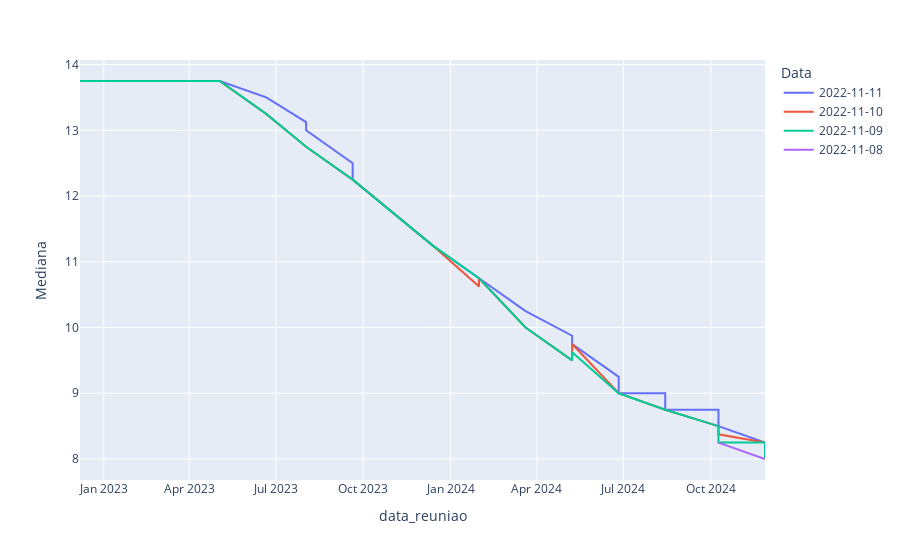

Notebook source saved alongside this figure:
### Code cell
# Gráfico iterativo utilizando o plotly
fig=px.line(df_selic,x='data_reuniao',y='Mediana', color='Data')
# Gerando arquivo com o resultado
# plotly.offline.plot(fig, show_link = True,filename=f'./output/IPCA_forcast.html')
fig.show()

### Figure 1 — Plotly figure (JSON) as saved in the notebook; plotly's stock layout.template omitted (floating-point values rounded to 4 significant figures)
{"data": [{"hovertemplate": "Data=2022-11-11<br>data_reuniao=%{x}<br>Mediana=%{y}<extra></extra>", "legendgroup": "2022-11-11", "line": {"color": "#636efa", "dash": "solid"}, "marker": {"symbol": "circle"}, "mode": "lines", "name": "2022-11-11", "orientation": "v", "showlegend": true, "type": "scatter", "x": ["2022-12-07", "2022-12-07", "2023-02-01", "2023-02-01", "2023-03-22", "2023-03-22", "2023-05-03", "2023-05-03", "2023-06-21", "2023-06-21", "2023-08-02", "2023-08-02", "2023-09-20", "2023-09-20", "2023-11-01", "2023-11-01", "2023-12-13", "2023-12-13", "2024-01-31", "2024-01-31", "2024-03-20", "2024-03-20", "2024-05-08", "2024-05-08", "2024-06-26", "2024-06-26", "2024-08-14", "2024-08-14", "2024-10-09", "2024-10-09", "2024-11-27", "2024-11-27"], "xaxis": "x", "y": [13.75, 13.75, 13.75, 13.75, 13.75, 13.75, 13.75, 13.75, 13.5, 13.5, 13.12, 13, 12.5, 12.25, 11.75, 11.75, 11.25, 11.25, 10.75, 10.75, 10.25, 10.25, 9.875, 9.75, 9.25, 9, 9, 8.75, 8.75, 8.5, 8.25, 8.125], "yaxis": "y"}, {"hovertemplate": "Data=2022-11-10<br>data_reuniao=%{x}<br>Mediana=%{y}<extra></extra>", "legendgroup": "2022-11-10", "line": {"color": "#EF553B", "dash": "solid"}, "marker": {"symbol": "circle"}, "mode": "lines", "name": "2022-11-10", "orientation": "v", "showlegend": true, "type": "scatter", "x": ["2022-12-07", "2022-12-07", "2023-02-01", "2023-02-01", "2023-03-22", "2023-03-22", "2023-05-03", "2023-05-03", "2023-06-21", "2023-06-21", "2023-08-02", "2023-08-02", "2023-09-20", "2023-09-20", "2023-11-01", "2023-11-01", "2023-12-13", "2023-12-13", "2024-01-31", "2024-01-31", "2024-03-20", "2024-03-20", "2024-05-08", "2024-05-08", "2024-06-26", "2024-06-26", "2024-08-14", "2024-08-14", "2024-10-09", "2024-10-09", "2024-11-27", "2024-11-27"], "xaxis": "x", "y": [13.75, 13.75, 13.75, 13.75, 13.75, 13.75, 13.75, 13.75, 13.25, 13.25, 12.75, 12.75, 12.25, 12.25, 11.75, 11.75, 11.25, 11.25, 10.62, 10.75, 10, 10, 9.5, 9.75, 9, 9, 8.75, 8.75, 8.5, 8.375, 8.25, 8], "yaxis": "y"}, {"hovertemplate": "Data=2022-11-09<br>data_reuniao=%{x}<br>Mediana=%{y}<extra></extra>", "legendgroup": "2022-11-09", "line": {"color": "#00cc96", "dash": "solid"}, "marker": {"symbol": "circle"}, "mode": "lines", "name": "2022-11-09", "orientation": "v", "showlegend": true, "type": "scatter", "x": ["2022-12-07", "2022-12-07", "2023-02-01", "2023-02-01", "2023-03-22", "2023-03-22", "2023-05-03", "2023-05-03", "2023-06-21", "2023-06-21", "2023-08-02", "2023-08-02", "2023-09-20", "2023-09-20", "2023-11-01", "2023-11-01", "2023-12-13", "2023-12-13", "2024-01-31", "2024-01-31", "2024-03-20", "2024-03-20", "2024-05-08", "2024-05-08", "2024-06-26", "2024-06-26", "2024-08-14", "2024-08-14", "2024-10-09", "2024-10-09", "2024-11-27", "2024-11-27"], "xaxis": "x", "y": [13.75, 13.75, 13.75, 13.75, 13.75, 13.75, 13.75, 13.75, 13.25, 13.25, 12.75, 12.75, 12.25, 12.25, 11.75, 11.75, 11.25, 11.25, 10.75, 10.75, 10, 10, 9.5, 9.625, 9, 9, 8.75, 8.75, 8.5, 8.25, 8.25, 8], "yaxis": "y"}, {"hovertemplate": "Data=2022-11-08<br>data_reuniao=%{x}<br>Mediana=%{y}<extra></extra>", "legendgroup": "2022-11-08", "line": {"color": "#ab63fa", "dash": "solid"}, "marker": {"symbol": "circle"}, "mode": "lines", "name": "2022-11-08", "orientation": "v", "showlegend": true, "type": "scatter", "x": ["2024-10-09", "2024-10-09", "2024-11-27", "2024-11-27"], "xaxis": "x", "y": [8.25, 8.25, 8, 8], "yaxis": "y"}], "layout": {"legend": {"title": {"text": "Data"}, "tracegroupgap": 0}, "margin": {"t": 60}, "xaxis": {"anchor": "y", "domain": [0, 1], "title": {"text": "data_reuniao"}}, "yaxis": {"anchor": "x", "domain": [0, 1], "title": {"text": "Mediana"}}}}
